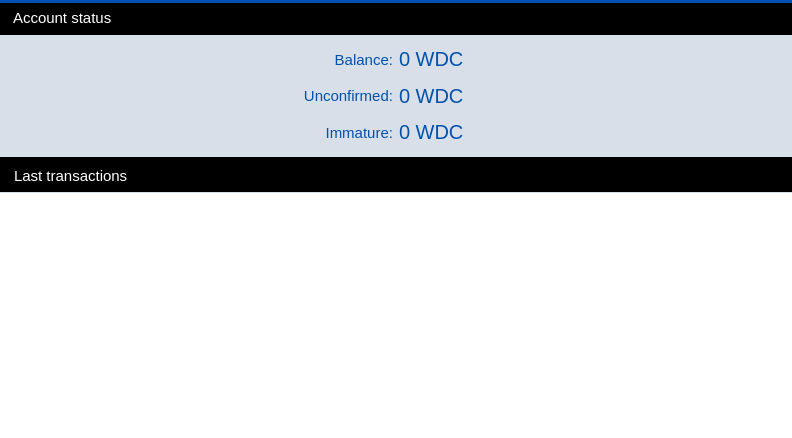
<?xml version="1.0" encoding="UTF-8"?>
<ui version="4.0">
 <class>OverviewPage</class>
 <widget class="QWidget" name="OverviewPage">
  <property name="geometry">
   <rect>
    <x>0</x>
    <y>0</y>
    <width>792</width>
    <height>438</height>
   </rect>
  </property>
  <property name="palette">
   <palette>
    <active>
     <colorrole role="Button">
      <brush brushstyle="SolidPattern">
       <color alpha="255">
        <red>233</red>
        <green>217</green>
        <blue>216</blue>
       </color>
      </brush>
     </colorrole>
     <colorrole role="Base">
      <brush brushstyle="SolidPattern">
       <color alpha="255">
        <red>233</red>
        <green>217</green>
        <blue>216</blue>
       </color>
      </brush>
     </colorrole>
     <colorrole role="Window">
      <brush brushstyle="SolidPattern">
       <color alpha="255">
        <red>233</red>
        <green>217</green>
        <blue>216</blue>
       </color>
      </brush>
     </colorrole>
     <colorrole role="Highlight">
      <brush brushstyle="SolidPattern">
       <color alpha="255">
        <red>235</red>
        <green>235</green>
        <blue>235</blue>
       </color>
      </brush>
     </colorrole>
     <colorrole role="HighlightedText">
      <brush brushstyle="SolidPattern">
       <color alpha="255">
        <red>171</red>
        <green>127</green>
        <blue>130</blue>
       </color>
      </brush>
     </colorrole>
    </active>
    <inactive>
     <colorrole role="Button">
      <brush brushstyle="SolidPattern">
       <color alpha="255">
        <red>233</red>
        <green>217</green>
        <blue>216</blue>
       </color>
      </brush>
     </colorrole>
     <colorrole role="Base">
      <brush brushstyle="SolidPattern">
       <color alpha="255">
        <red>233</red>
        <green>217</green>
        <blue>216</blue>
       </color>
      </brush>
     </colorrole>
     <colorrole role="Window">
      <brush brushstyle="SolidPattern">
       <color alpha="255">
        <red>233</red>
        <green>217</green>
        <blue>216</blue>
       </color>
      </brush>
     </colorrole>
     <colorrole role="Highlight">
      <brush brushstyle="SolidPattern">
       <color alpha="255">
        <red>235</red>
        <green>235</green>
        <blue>235</blue>
       </color>
      </brush>
     </colorrole>
     <colorrole role="HighlightedText">
      <brush brushstyle="SolidPattern">
       <color alpha="255">
        <red>171</red>
        <green>127</green>
        <blue>130</blue>
       </color>
      </brush>
     </colorrole>
    </inactive>
    <disabled>
     <colorrole role="Button">
      <brush brushstyle="SolidPattern">
       <color alpha="255">
        <red>233</red>
        <green>217</green>
        <blue>216</blue>
       </color>
      </brush>
     </colorrole>
     <colorrole role="Base">
      <brush brushstyle="SolidPattern">
       <color alpha="255">
        <red>233</red>
        <green>217</green>
        <blue>216</blue>
       </color>
      </brush>
     </colorrole>
     <colorrole role="Window">
      <brush brushstyle="SolidPattern">
       <color alpha="255">
        <red>233</red>
        <green>217</green>
        <blue>216</blue>
       </color>
      </brush>
     </colorrole>
     <colorrole role="Highlight">
      <brush brushstyle="SolidPattern">
       <color alpha="255">
        <red>240</red>
        <green>240</green>
        <blue>240</blue>
       </color>
      </brush>
     </colorrole>
     <colorrole role="HighlightedText">
      <brush brushstyle="SolidPattern">
       <color alpha="255">
        <red>171</red>
        <green>127</green>
        <blue>130</blue>
       </color>
      </brush>
     </colorrole>
    </disabled>
   </palette>
  </property>
  <property name="windowTitle">
   <string>Form</string>
  </property>
  <layout class="QVBoxLayout" name="verticalLayout">
   <property name="spacing">
    <number>0</number>
   </property>
   <property name="margin">
    <number>0</number>
   </property>
   <item>
    <widget class="QWidget" name="wStatus" native="true">
     <property name="minimumSize">
      <size>
       <width>0</width>
       <height>157</height>
      </size>
     </property>
     <property name="maximumSize">
      <size>
       <width>16777215</width>
       <height>157</height>
      </size>
     </property>
     <layout class="QVBoxLayout" name="verticalLayout_4">
      <property name="spacing">
       <number>0</number>
      </property>
      <property name="margin">
       <number>0</number>
      </property>
      <item>
       <widget class="Line" name="line">
        <property name="styleSheet">
         <string notr="true">background-color: #0052AE;</string>
        </property>
        <property name="frameShadow">
         <enum>QFrame::Raised</enum>
        </property>
        <property name="lineWidth">
         <number>0</number>
        </property>
        <property name="orientation">
         <enum>Qt::Horizontal</enum>
        </property>
       </widget>
      </item>
      <item>
       <widget class="QWidget" name="wStateHeader" native="true">
        <property name="minimumSize">
         <size>
          <width>0</width>
          <height>32</height>
         </size>
        </property>
        <property name="maximumSize">
         <size>
          <width>16777215</width>
          <height>32</height>
         </size>
        </property>
        <property name="sizeIncrement">
         <size>
          <width>0</width>
          <height>0</height>
         </size>
        </property>
        <property name="styleSheet">
         <string notr="true">#wStateHeader {
	background-color: black;
}</string>
        </property>
        <property name="is_header" stdset="0">
         <bool>true</bool>
        </property>
        <widget class="QLabel" name="label_5">
         <property name="geometry">
          <rect>
           <x>13</x>
           <y>6</y>
           <width>112</width>
           <height>18</height>
          </rect>
         </property>
         <property name="font">
          <font>
           <pointsize>11</pointsize>
           <stylestrategy>PreferAntialias</stylestrategy>
          </font>
         </property>
         <property name="styleSheet">
          <string notr="true">QLabel {
	color: #fff;
}</string>
         </property>
         <property name="text">
          <string>Account status</string>
         </property>
        </widget>
       </widget>
      </item>
      <item>
       <widget class="QWidget" name="wState" native="true">
        <property name="sizePolicy">
         <sizepolicy hsizetype="Preferred" vsizetype="Preferred">
          <horstretch>0</horstretch>
          <verstretch>0</verstretch>
         </sizepolicy>
        </property>
        <property name="styleSheet">
         <string notr="true">#wState {
	background-color: #D8DFE9;
}</string>
        </property>
        <layout class="QGridLayout" name="gridLayout">
         <item row="2" column="2">
          <layout class="QHBoxLayout" name="horizontalLayout_3">
           <item>
            <widget class="QLabel" name="labelImmature">
             <property name="font">
              <font>
               <pointsize>15</pointsize>
               <stylestrategy>PreferAntialias</stylestrategy>
              </font>
             </property>
             <property name="styleSheet">
              <string notr="true">color: #0052AE;</string>
             </property>
             <property name="text">
              <string>0 WDC</string>
             </property>
             <property name="textInteractionFlags">
              <set>Qt::TextSelectableByMouse</set>
             </property>
            </widget>
           </item>
           <item>
            <widget class="QLabel" name="label_3">
             <property name="text">
              <string/>
             </property>
             <property name="pixmap">
              <pixmap resource="../res.qrc">:/res/logo_small.png</pixmap>
             </property>
            </widget>
           </item>
           <item>
            <spacer name="horizontalSpacer_4">
             <property name="orientation">
              <enum>Qt::Horizontal</enum>
             </property>
             <property name="sizeHint" stdset="0">
              <size>
               <width>40</width>
               <height>20</height>
              </size>
             </property>
            </spacer>
           </item>
          </layout>
         </item>
         <item row="1" column="2">
          <layout class="QHBoxLayout" name="horizontalLayout_2">
           <item>
            <widget class="QLabel" name="labelUnconfirmed">
             <property name="font">
              <font>
               <pointsize>15</pointsize>
               <stylestrategy>PreferAntialias</stylestrategy>
              </font>
             </property>
             <property name="styleSheet">
              <string notr="true">color: #0052AE;</string>
             </property>
             <property name="text">
              <string>0 WDC</string>
             </property>
             <property name="textInteractionFlags">
              <set>Qt::TextSelectableByMouse</set>
             </property>
            </widget>
           </item>
           <item>
            <widget class="QLabel" name="label_2">
             <property name="text">
              <string/>
             </property>
             <property name="pixmap">
              <pixmap resource="../res.qrc">:/res/logo_small.png</pixmap>
             </property>
            </widget>
           </item>
           <item>
            <spacer name="horizontalSpacer_3">
             <property name="orientation">
              <enum>Qt::Horizontal</enum>
             </property>
             <property name="sizeHint" stdset="0">
              <size>
               <width>40</width>
               <height>20</height>
              </size>
             </property>
            </spacer>
           </item>
          </layout>
         </item>
         <item row="0" column="2">
          <layout class="QHBoxLayout" name="horizontalLayout">
           <item>
            <widget class="QLabel" name="labelBalance">
             <property name="font">
              <font>
               <pointsize>15</pointsize>
               <stylestrategy>PreferAntialias</stylestrategy>
              </font>
             </property>
             <property name="styleSheet">
              <string notr="true">color: #0052AE;</string>
             </property>
             <property name="text">
              <string>0 WDC</string>
             </property>
             <property name="textInteractionFlags">
              <set>Qt::TextSelectableByMouse</set>
             </property>
            </widget>
           </item>
           <item>
            <widget class="QLabel" name="label">
             <property name="text">
              <string/>
             </property>
             <property name="pixmap">
              <pixmap resource="../res.qrc">:/res/logo_small.png</pixmap>
             </property>
            </widget>
           </item>
           <item>
            <spacer name="horizontalSpacer">
             <property name="orientation">
              <enum>Qt::Horizontal</enum>
             </property>
             <property name="sizeHint" stdset="0">
              <size>
               <width>40</width>
               <height>20</height>
              </size>
             </property>
            </spacer>
           </item>
          </layout>
         </item>
         <item row="0" column="1">
          <layout class="QHBoxLayout" name="horizontalLayout_4">
           <item>
            <spacer name="horizontalSpacer_2">
             <property name="orientation">
              <enum>Qt::Horizontal</enum>
             </property>
             <property name="sizeHint" stdset="0">
              <size>
               <width>40</width>
               <height>20</height>
              </size>
             </property>
            </spacer>
           </item>
           <item>
            <widget class="QLabel" name="label_6">
             <property name="font">
              <font>
               <pointsize>11</pointsize>
               <stylestrategy>PreferAntialias</stylestrategy>
              </font>
             </property>
             <property name="styleSheet">
              <string notr="true">QLabel {
	margin-right: 0px;
	margin-top: 0px;
	margin-bottom: 0px;
	color: #0052AE;
}</string>
             </property>
             <property name="text">
              <string>Balance:</string>
             </property>
             <property name="alignment">
              <set>Qt::AlignRight|Qt::AlignTrailing|Qt::AlignVCenter</set>
             </property>
             <property name="margin">
              <number>0</number>
             </property>
             <property name="textInteractionFlags">
              <set>Qt::NoTextInteraction</set>
             </property>
            </widget>
           </item>
          </layout>
         </item>
         <item row="1" column="1">
          <layout class="QHBoxLayout" name="horizontalLayout_9">
           <item>
            <spacer name="horizontalSpacer_5">
             <property name="orientation">
              <enum>Qt::Horizontal</enum>
             </property>
             <property name="sizeHint" stdset="0">
              <size>
               <width>40</width>
               <height>20</height>
              </size>
             </property>
            </spacer>
           </item>
           <item>
            <widget class="QLabel" name="label_7">
             <property name="font">
              <font>
               <pointsize>11</pointsize>
               <stylestrategy>PreferAntialias</stylestrategy>
              </font>
             </property>
             <property name="styleSheet">
              <string notr="true">QLabel {
	margin-right: 0px;
	margin-top: 0px;
	margin-bottom: 0px;
	color: #0052AE;
}</string>
             </property>
             <property name="text">
              <string>Unconfirmed:</string>
             </property>
             <property name="alignment">
              <set>Qt::AlignRight|Qt::AlignTrailing|Qt::AlignVCenter</set>
             </property>
             <property name="margin">
              <number>0</number>
             </property>
             <property name="textInteractionFlags">
              <set>Qt::NoTextInteraction</set>
             </property>
            </widget>
           </item>
          </layout>
         </item>
         <item row="2" column="1">
          <layout class="QHBoxLayout" name="horizontalLayout_10">
           <item>
            <spacer name="horizontalSpacer_7">
             <property name="orientation">
              <enum>Qt::Horizontal</enum>
             </property>
             <property name="sizeHint" stdset="0">
              <size>
               <width>40</width>
               <height>20</height>
              </size>
             </property>
            </spacer>
           </item>
           <item>
            <widget class="QLabel" name="label_8">
             <property name="font">
              <font>
               <pointsize>11</pointsize>
               <stylestrategy>PreferAntialias</stylestrategy>
              </font>
             </property>
             <property name="styleSheet">
              <string notr="true">QLabel {
	margin-right: 0px;
	margin-top: 0px;
	margin-bottom: 0px;
	color: #0052AE;
}</string>
             </property>
             <property name="text">
              <string>Immature:</string>
             </property>
             <property name="alignment">
              <set>Qt::AlignRight|Qt::AlignTrailing|Qt::AlignVCenter</set>
             </property>
             <property name="margin">
              <number>0</number>
             </property>
             <property name="textInteractionFlags">
              <set>Qt::NoTextInteraction</set>
             </property>
            </widget>
           </item>
          </layout>
         </item>
        </layout>
       </widget>
      </item>
     </layout>
    </widget>
   </item>
   <item>
    <widget class="QWidget" name="wLastTransactions" native="true">
     <property name="minimumSize">
      <size>
       <width>0</width>
       <height>257</height>
      </size>
     </property>
     <layout class="QVBoxLayout" name="verticalLayout_5">
      <property name="spacing">
       <number>0</number>
      </property>
      <property name="margin">
       <number>0</number>
      </property>
      <item>
       <widget class="Line" name="line_2">
        <property name="styleSheet">
         <string notr="true">background-color: #000000;</string>
        </property>
        <property name="lineWidth">
         <number>0</number>
        </property>
        <property name="orientation">
         <enum>Qt::Horizontal</enum>
        </property>
       </widget>
      </item>
      <item>
       <widget class="QWidget" name="wLastTransactionsHeader" native="true">
        <property name="minimumSize">
         <size>
          <width>0</width>
          <height>32</height>
         </size>
        </property>
        <property name="maximumSize">
         <size>
          <width>16777215</width>
          <height>32</height>
         </size>
        </property>
        <property name="styleSheet">
         <string notr="true">#wLastTransactionsHeader {
	background-color: black;
color: white;
}</string>
        </property>
        <property name="is_header" stdset="0">
         <bool>true</bool>
        </property>
        <widget class="QLabel" name="label_19">
         <property name="geometry">
          <rect>
           <x>14</x>
           <y>7</y>
           <width>129</width>
           <height>18</height>
          </rect>
         </property>
         <property name="font">
          <font>
           <pointsize>11</pointsize>
           <stylestrategy>PreferAntialias</stylestrategy>
          </font>
         </property>
         <property name="styleSheet">
          <string notr="true">QLabel {
	color: #fff;
}</string>
         </property>
         <property name="text">
          <string>Last transactions</string>
         </property>
        </widget>
       </widget>
      </item>
      <item>
       <widget class="QWidget" name="wLastTransactionsContainer" native="true">
        <property name="palette">
         <palette>
          <active>
           <colorrole role="WindowText">
            <brush brushstyle="SolidPattern">
             <color alpha="255">
              <red>0</red>
              <green>0</green>
              <blue>0</blue>
             </color>
            </brush>
           </colorrole>
           <colorrole role="Button">
            <brush brushstyle="SolidPattern">
             <color alpha="255">
              <red>216</red>
              <green>223</green>
              <blue>233</blue>
             </color>
            </brush>
           </colorrole>
           <colorrole role="Text">
            <brush brushstyle="SolidPattern">
             <color alpha="255">
              <red>0</red>
              <green>0</green>
              <blue>0</blue>
             </color>
            </brush>
           </colorrole>
           <colorrole role="ButtonText">
            <brush brushstyle="SolidPattern">
             <color alpha="255">
              <red>0</red>
              <green>0</green>
              <blue>0</blue>
             </color>
            </brush>
           </colorrole>
           <colorrole role="Base">
            <brush brushstyle="SolidPattern">
             <color alpha="255">
              <red>216</red>
              <green>223</green>
              <blue>233</blue>
             </color>
            </brush>
           </colorrole>
           <colorrole role="Window">
            <brush brushstyle="SolidPattern">
             <color alpha="255">
              <red>216</red>
              <green>223</green>
              <blue>233</blue>
             </color>
            </brush>
           </colorrole>
           <colorrole role="HighlightedText">
            <brush brushstyle="SolidPattern">
             <color alpha="255">
              <red>0</red>
              <green>0</green>
              <blue>0</blue>
             </color>
            </brush>
           </colorrole>
          </active>
          <inactive>
           <colorrole role="WindowText">
            <brush brushstyle="SolidPattern">
             <color alpha="255">
              <red>0</red>
              <green>0</green>
              <blue>0</blue>
             </color>
            </brush>
           </colorrole>
           <colorrole role="Button">
            <brush brushstyle="SolidPattern">
             <color alpha="255">
              <red>216</red>
              <green>223</green>
              <blue>233</blue>
             </color>
            </brush>
           </colorrole>
           <colorrole role="Text">
            <brush brushstyle="SolidPattern">
             <color alpha="255">
              <red>0</red>
              <green>0</green>
              <blue>0</blue>
             </color>
            </brush>
           </colorrole>
           <colorrole role="ButtonText">
            <brush brushstyle="SolidPattern">
             <color alpha="255">
              <red>0</red>
              <green>0</green>
              <blue>0</blue>
             </color>
            </brush>
           </colorrole>
           <colorrole role="Base">
            <brush brushstyle="SolidPattern">
             <color alpha="255">
              <red>216</red>
              <green>223</green>
              <blue>233</blue>
             </color>
            </brush>
           </colorrole>
           <colorrole role="Window">
            <brush brushstyle="SolidPattern">
             <color alpha="255">
              <red>216</red>
              <green>223</green>
              <blue>233</blue>
             </color>
            </brush>
           </colorrole>
           <colorrole role="HighlightedText">
            <brush brushstyle="SolidPattern">
             <color alpha="255">
              <red>0</red>
              <green>0</green>
              <blue>0</blue>
             </color>
            </brush>
           </colorrole>
          </inactive>
          <disabled>
           <colorrole role="WindowText">
            <brush brushstyle="SolidPattern">
             <color alpha="255">
              <red>0</red>
              <green>0</green>
              <blue>0</blue>
             </color>
            </brush>
           </colorrole>
           <colorrole role="Button">
            <brush brushstyle="SolidPattern">
             <color alpha="255">
              <red>216</red>
              <green>223</green>
              <blue>233</blue>
             </color>
            </brush>
           </colorrole>
           <colorrole role="Text">
            <brush brushstyle="SolidPattern">
             <color alpha="255">
              <red>0</red>
              <green>0</green>
              <blue>0</blue>
             </color>
            </brush>
           </colorrole>
           <colorrole role="ButtonText">
            <brush brushstyle="SolidPattern">
             <color alpha="255">
              <red>0</red>
              <green>0</green>
              <blue>0</blue>
             </color>
            </brush>
           </colorrole>
           <colorrole role="Base">
            <brush brushstyle="SolidPattern">
             <color alpha="255">
              <red>216</red>
              <green>223</green>
              <blue>233</blue>
             </color>
            </brush>
           </colorrole>
           <colorrole role="Window">
            <brush brushstyle="SolidPattern">
             <color alpha="255">
              <red>216</red>
              <green>223</green>
              <blue>233</blue>
             </color>
            </brush>
           </colorrole>
           <colorrole role="HighlightedText">
            <brush brushstyle="SolidPattern">
             <color alpha="255">
              <red>0</red>
              <green>0</green>
              <blue>0</blue>
             </color>
            </brush>
           </colorrole>
          </disabled>
         </palette>
        </property>
        <property name="font">
         <font>
          <pointsize>8</pointsize>
         </font>
        </property>
        <property name="styleSheet">
         <string notr="true">#wLastTransactionsContainer {
	background-color: #D8DFE9;
	color: black;
}</string>
        </property>
        <widget class="QTableView" name="tableLastTransactionView">
         <property name="geometry">
          <rect>
           <x>0</x>
           <y>1</y>
           <width>792</width>
           <height>246</height>
          </rect>
         </property>
         <property name="sizePolicy">
          <sizepolicy hsizetype="Fixed" vsizetype="Expanding">
           <horstretch>0</horstretch>
           <verstretch>0</verstretch>
          </sizepolicy>
         </property>
         <property name="font">
          <font>
           <pointsize>8</pointsize>
          </font>
         </property>
         <property name="layoutDirection">
          <enum>Qt::LeftToRight</enum>
         </property>
         <property name="styleSheet">
          <string notr="true"> QScrollBar:vertical {
     border: 0px solid grey;
     background: white;
     width: 9px;
     margin: 15px 0px 0 0px;
 }
 QScrollBar::handle:vertical {
     background: #D8DFE9;
     min-width: 20px;
 }
QScrollBar::sub-line:vertical {
	height: 0px;
    width: 0px;
}

QHeaderView {
	background-color: #D8DFE9;
	font-size: 10;
	text-align:left;
color: black;
}
QHeaderView::section {
    background-color: #D8DFE9;
    color: #0052AE;
    padding-left: 5px;
    border: 0px solid #6c6c6c;
	text-align:left;
}

/* style the sort indicator */
QHeaderView::down-arrow {
    image: url(down_arrow.png);
}

QHeaderView::up-arrow {
    image: url(up_arrow.png);
}

QTableView {
	selection-background-color: #ebebeb;
	selection-color:  black;
	color: black;
}</string>
         </property>
         <property name="frameShape">
          <enum>QFrame::NoFrame</enum>
         </property>
         <property name="horizontalScrollBarPolicy">
          <enum>Qt::ScrollBarAsNeeded</enum>
         </property>
         <property name="editTriggers">
          <set>QAbstractItemView::NoEditTriggers</set>
         </property>
         <property name="selectionMode">
          <enum>QAbstractItemView::SingleSelection</enum>
         </property>
         <property name="selectionBehavior">
          <enum>QAbstractItemView::SelectRows</enum>
         </property>
         <property name="showGrid">
          <bool>false</bool>
         </property>
         <attribute name="horizontalHeaderDefaultSectionSize">
          <number>100</number>
         </attribute>
         <attribute name="horizontalHeaderMinimumSectionSize">
          <number>33</number>
         </attribute>
         <attribute name="verticalHeaderVisible">
          <bool>false</bool>
         </attribute>
         <attribute name="verticalHeaderDefaultSectionSize">
          <number>20</number>
         </attribute>
         <attribute name="verticalHeaderMinimumSectionSize">
          <number>20</number>
         </attribute>
        </widget>
       </widget>
      </item>
     </layout>
    </widget>
   </item>
  </layout>
 </widget>
 <resources>
  <include location="../res.qrc"/>
 </resources>
 <connections/>
</ui>
